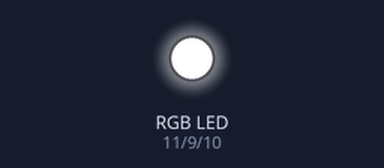
A sketch run on a simulated Arduino Uno, built with avr-gcc and run on an emulated ATmega328P. On the bench: an RGB LED mixed from three pins (HIGH = lit).

Above: at 0.1 s.
Timing chart, 0 to 1.6 s (numbered marks = the images above):
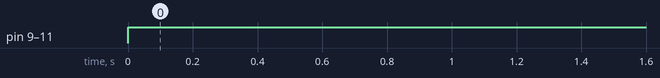

Measured:
- by itself, pin 9 (green), pin 10 (blue), pin 11 (red): LOW → HIGH at 0.00 s

The sketch:

White_light.ino
```cpp
#define red 11
#define blue 10               //DigitalPin values for RGB and on-off and mode switch
#define green 9
#define on_off_swt 2
#define mode_switch 4

int red_pin = A3;
int blue_pin = A4;
int green_pin = A5;

void setup() {
}

void loop() {
  analogWrite(red, 255);
  analogWrite(blue, 255);
  analogWrite(green, 255);

}
```
